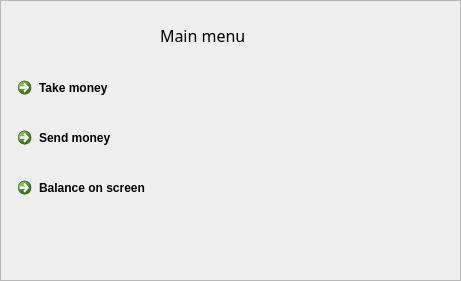
<?xml version="1.0" encoding="UTF-8"?>
<ui version="4.0">
 <class>MainMenu</class>
 <widget class="QFrame" name="MainMenu">
  <property name="geometry">
   <rect>
    <x>0</x>
    <y>0</y>
    <width>461</width>
    <height>281</height>
   </rect>
  </property>
  <property name="windowTitle">
   <string>Frame</string>
  </property>
  <property name="frameShape">
   <enum>QFrame::StyledPanel</enum>
  </property>
  <property name="frameShadow">
   <enum>QFrame::Raised</enum>
  </property>
  <widget class="QLabel" name="label">
   <property name="geometry">
    <rect>
     <x>160</x>
     <y>20</y>
     <width>211</width>
     <height>31</height>
    </rect>
   </property>
   <property name="font">
    <font>
     <family>Wide Latin</family>
     <pointsize>12</pointsize>
    </font>
   </property>
   <property name="text">
    <string>Main menu</string>
   </property>
  </widget>
  <widget class="QCommandLinkButton" name="commandLinkButton">
   <property name="geometry">
    <rect>
     <x>10</x>
     <y>70</y>
     <width>172</width>
     <height>41</height>
    </rect>
   </property>
   <property name="font">
    <font>
     <family>Segoe UI</family>
    </font>
   </property>
   <property name="text">
    <string>Take money</string>
   </property>
  </widget>
  <widget class="QCommandLinkButton" name="commandLinkButton_2">
   <property name="geometry">
    <rect>
     <x>10</x>
     <y>120</y>
     <width>172</width>
     <height>41</height>
    </rect>
   </property>
   <property name="font">
    <font>
     <family>Segoe UI</family>
    </font>
   </property>
   <property name="text">
    <string>Send money</string>
   </property>
  </widget>
  <widget class="QCommandLinkButton" name="commandLinkButton_4">
   <property name="geometry">
    <rect>
     <x>10</x>
     <y>170</y>
     <width>172</width>
     <height>41</height>
    </rect>
   </property>
   <property name="font">
    <font>
     <family>Segoe UI</family>
    </font>
   </property>
   <property name="text">
    <string>Balance on screen</string>
   </property>
  </widget>
 </widget>
 <resources/>
 <connections/>
</ui>
